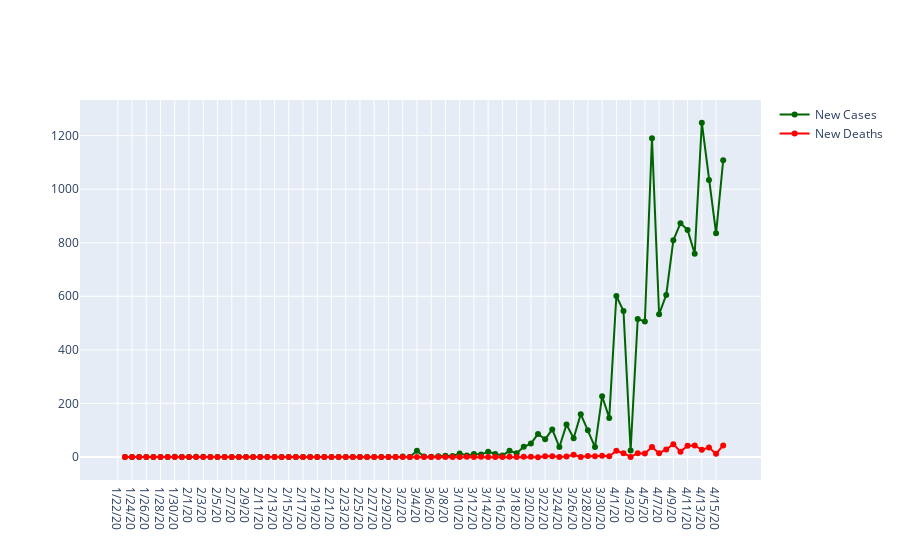

The notebook cell saved with this chart:
### Code cell
fig = go.FigureWidget()
fig.add_trace(go.Scatter(x=India.Date, y=India['Daily New Cases'],
                         line=dict(color='darkgreen', width=2), mode = 'lines+markers',
                        name = 'New Cases'))
fig.add_trace(go.Scatter(x=India.Date, y=India['Daily New Deaths'],
                         line=dict(color='red', width=2), mode = 'lines+markers', name = 'New Deaths'))
fig.show()

### Figure 1 — Plotly figure (JSON) as saved in the notebook; plotly's stock layout.template omitted (floating-point values rounded to 4 significant figures)
{"data": [{"line": {"color": "darkgreen", "width": 2}, "mode": "lines+markers", "name": "New Cases", "type": "scatter", "uid": "f28a6611-91f9-4976-8309-1625afb49c68", "x": ["1/22/20", "1/23/20", "1/24/20", "1/25/20", "1/26/20", "1/27/20", "1/28/20", "1/29/20", "1/30/20", "1/31/20", "2/1/20", "2/2/20", "2/3/20", "2/4/20", "2/5/20", "2/6/20", "2/7/20", "2/8/20", "2/9/20", "2/10/20", "2/11/20", "2/12/20", "2/13/20", "2/14/20", "2/15/20", "2/16/20", "2/17/20", "2/18/20", "2/19/20", "2/20/20", "2/21/20", "2/22/20", "2/23/20", "2/24/20", "2/25/20", "2/26/20", "2/27/20", "2/28/20", "2/29/20", "3/1/20", "3/2/20", "3/3/20", "3/4/20", "3/5/20", "3/6/20", "3/7/20", "3/8/20", "3/9/20", "3/10/20", "3/11/20", "3/12/20", "3/13/20", "3/14/20", "3/15/20", "3/16/20", "3/17/20", "3/18/20", "3/19/20", "3/20/20", "3/21/20", "3/22/20", "3/23/20", "3/24/20", "3/25/20", "3/26/20", "3/27/20", "3/28/20", "3/29/20", "3/30/20", "3/31/20", "4/1/20", "4/2/20", "4/3/20", "4/4/20", "4/5/20", "4/6/20", "4/7/20", "4/8/20", "4/9/20", "4/10/20", "4/11/20", "4/12/20", "4/13/20", "4/14/20", "4/15/20", "4/16/20"], "y": [null, 0, 0, 0, 0, 0, 0, 0, 1, 0, 0, 1, 1, 0, 0, 0, 0, 0, 0, 0, 0, 0, 0, 0, 0, 0, 0, 0, 0, 0, 0, 0, 0, 0, 0, 0, 0, 0, 0, 0, 2, 0, 23, 2, 1, 3, 5, 4, 13, 6, 11, 9, 20, 11, 6, 23, 14, 38, 50, 86, 66, 103, 37, 121, 70, 160, 100, 37, 227, 146, 601, 545, 24, 515, 506, 1190, 533, 605, 809, 873, 848, 759, 1248, 1034, 835, 1108]}, {"line": {"color": "red", "width": 2}, "mode": "lines+markers", "name": "New Deaths", "type": "scatter", "uid": "2c718bd9-4150-48b7-853e-07f5c8eef4b6", "x": ["1/22/20", "1/23/20", "1/24/20", "1/25/20", "1/26/20", "1/27/20", "1/28/20", "1/29/20", "1/30/20", "1/31/20", "2/1/20", "2/2/20", "2/3/20", "2/4/20", "2/5/20", "2/6/20", "2/7/20", "2/8/20", "2/9/20", "2/10/20", "2/11/20", "2/12/20", "2/13/20", "2/14/20", "2/15/20", "2/16/20", "2/17/20", "2/18/20", "2/19/20", "2/20/20", "2/21/20", "2/22/20", "2/23/20", "2/24/20", "2/25/20", "2/26/20", "2/27/20", "2/28/20", "2/29/20", "3/1/20", "3/2/20", "3/3/20", "3/4/20", "3/5/20", "3/6/20", "3/7/20", "3/8/20", "3/9/20", "3/10/20", "3/11/20", "3/12/20", "3/13/20", "3/14/20", "3/15/20", "3/16/20", "3/17/20", "3/18/20", "3/19/20", "3/20/20", "3/21/20", "3/22/20", "3/23/20", "3/24/20", "3/25/20", "3/26/20", "3/27/20", "3/28/20", "3/29/20", "3/30/20", "3/31/20", "4/1/20", "4/2/20", "4/3/20", "4/4/20", "4/5/20", "4/6/20", "4/7/20", "4/8/20", "4/9/20", "4/10/20", "4/11/20", "4/12/20", "4/13/20", "4/14/20", "4/15/20", "4/16/20"], "y": [null, 0, 0, 0, 0, 0, 0, 0, 0, 0, 0, 0, 0, 0, 0, 0, 0, 0, 0, 0, 0, 0, 0, 0, 0, 0, 0, 0, 0, 0, 0, 0, 0, 0, 0, 0, 0, 0, 0, 0, 0, 0, 0, 0, 0, 0, 0, 0, 0, 1, 0, 1, 0, 0, 0, 1, 0, 1, 1, -1, 3, 3, 0, 2, 8, 0, 4, 3, 5, 3, 23, 14, 0, 14, 13, 37, 14, 28, 48, 20, 42, 43, 27, 35, 12, 43]}], "layout": {}}
